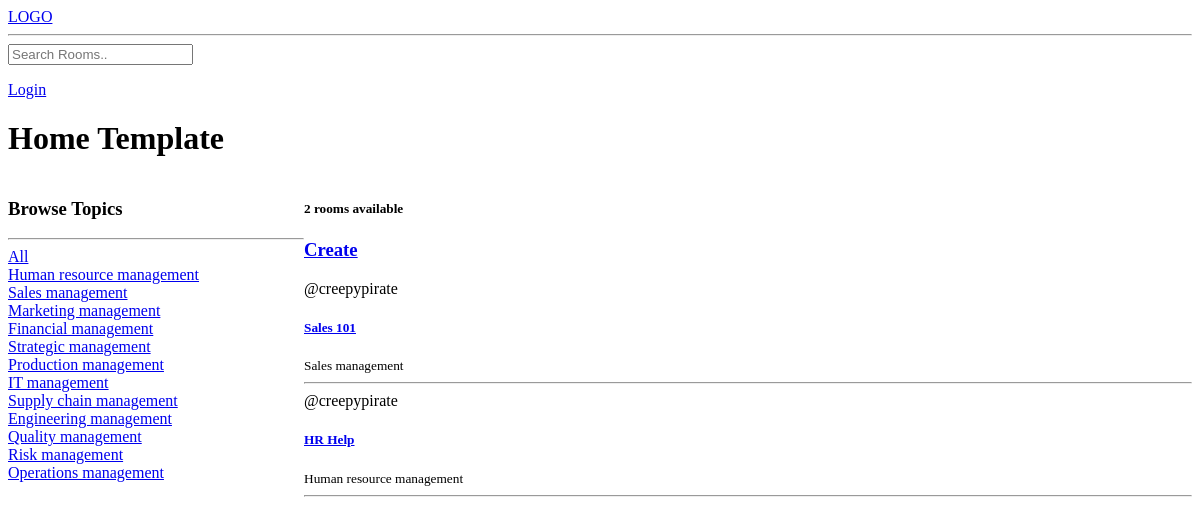
/, run on an earlier commit of the app's database.
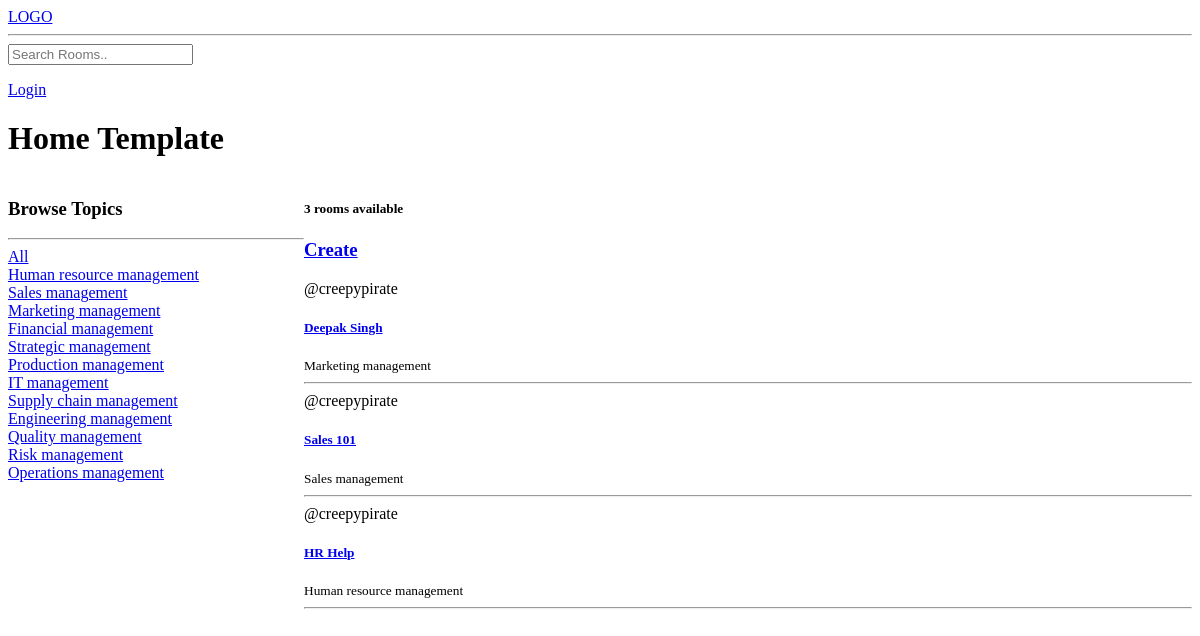
And on a later commit of the database.
### base/models.py (models this page shows, shortened)
class Topic(models.Model):
    name = models.CharField(max_length=200)

class Room(models.Model):
    host = models.ForeignKey(User,on_delete=models.SET_NULL,null=True)
    topic = models.ForeignKey(Topic,on_delete=models.SET_NULL,null=True)
    name =  models.CharField(max_length=200)
    description = models.TextField(null=True,blank=True)
    updated = models.DateTimeField(auto_now=True)
    created = models.DateTimeField(auto_now_add=True)
    class Meta:
        ordering = ['-updated','-created']

### base/views.py (the view)
# urls.py: path('',views.home,name="home"),
def home(request):
    q = request.GET.get('q') if request.GET.get('q') else ''
    rooms = Room.objects.filter(
        Q(topic__name__icontains=q) |
        Q(name__icontains=q) |
        Q(description__icontains=q)
        )
    topics = Topic.objects.all()
    room_count = rooms.count()
    context = {'rooms':rooms,'topics':topics,'room_count':room_count}
    return render(request,'base/home.html',context)

### base/templates/base/home.html (shortened to what this page needs)
{%extends 'main.html'%}
{%block content%}
<h1>Home Template</h1>
<div class="home-container">
    <div>
        <h3>Browse Topics</h3>
        <hr>
        <div>
            <a href="{% url 'home' %}">All</a>
        </div>
        {% for topic in topics %}
        <a href="{% url 'home' %}?q={{topic.name}} ">{{topic.name}}</a>
        <br>
        {%endfor%}
    </div>
    <div>
        <h5>{{room_count}} rooms available</h5>
        <h3><a href="{% url 'create-room' %}">Create</a></h3>
    <div>
        {%for room in rooms%}
        <div>
            <span>@{{room.host.username}}</span>
            <h5><a href="{% url 'room' room.id %}">{{room.name}}</a></h5>
            <small>{{room.topic.name}}</small>
            <hr>
        </div>
        {%endfor%}
    </div>
    </div>
</div>
{%endblock%}

What changed in the data, as far as the page shows it:
added Room: host.username "creepypirate", name "Deepak Singh", topic.name "Marketing management"
Also different on the page:
{{ room_count }}: "2" → "3"
